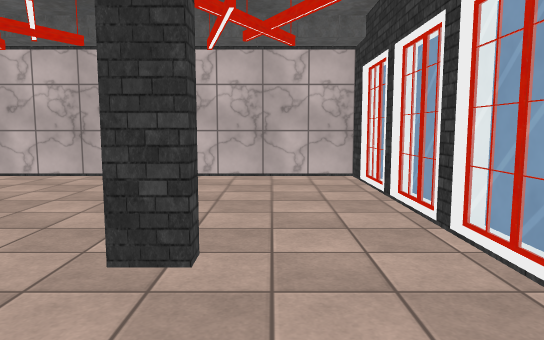
[1] (above)

15 first-person views from a walk through a scene from a Unity 3-D project. The camera is 1.3 m above the floor, tilts 6° down and sees 70° across. The floor is counted in squares, 1 m on a side. Each view is taken from the middle of a square. On the plan, view 1 faces up. The plan holds only what a view shows up to about 16 squares ahead; the rest is blank. The player is left out. Some surface patterns are stand-ins.

[2]
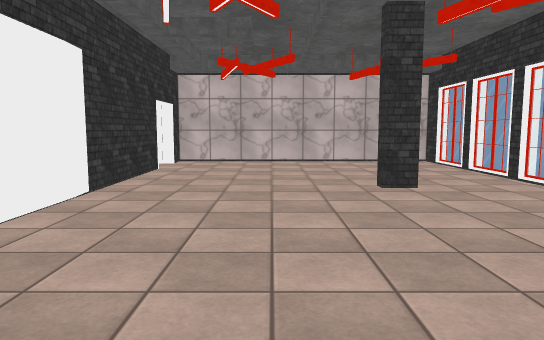

[3]
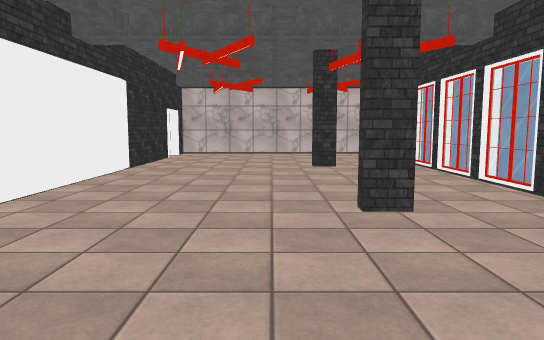

[4]
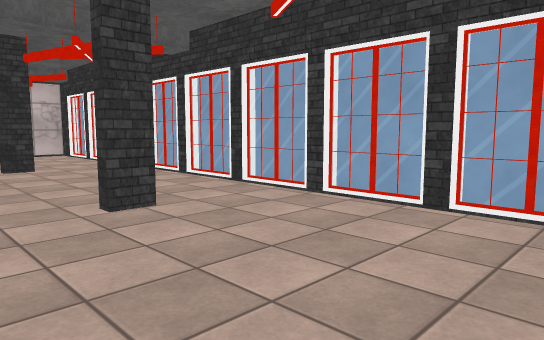

[5]
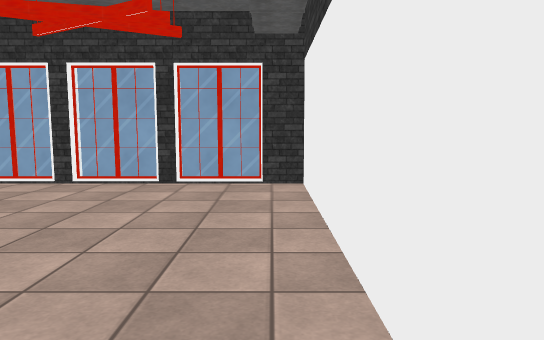

[6]
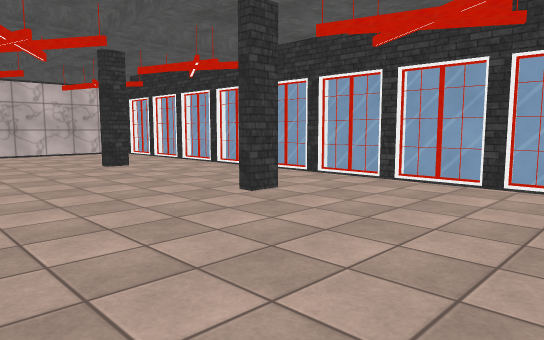

[7]
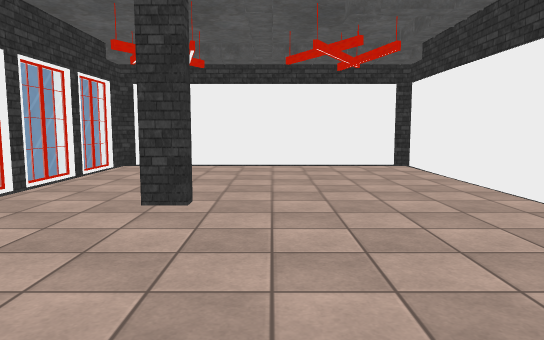

[8]
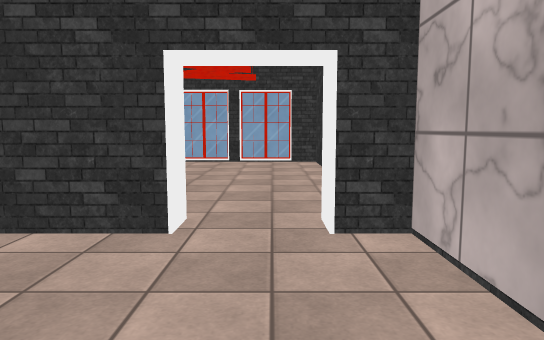

[9]
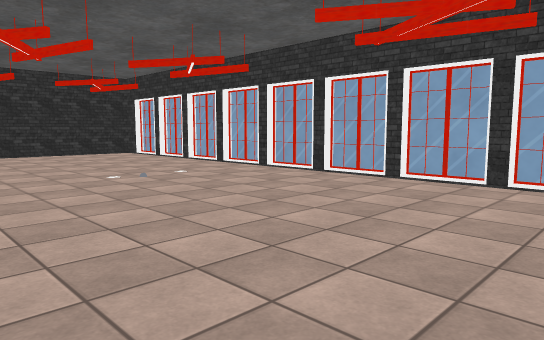

[10]
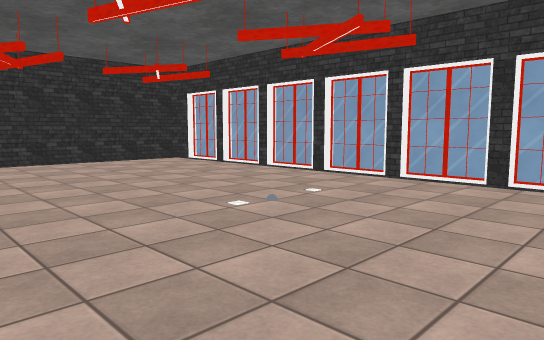

[11]
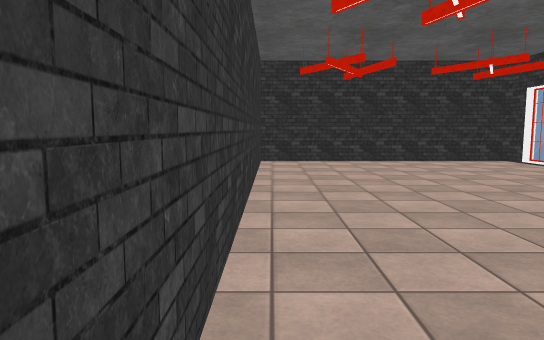

[12]
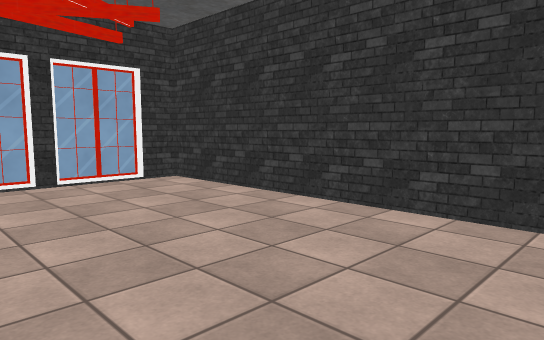

[13]
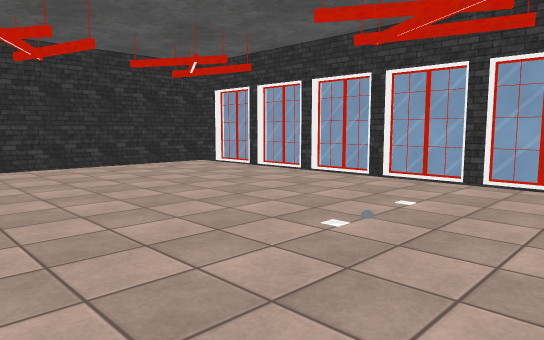

[14]
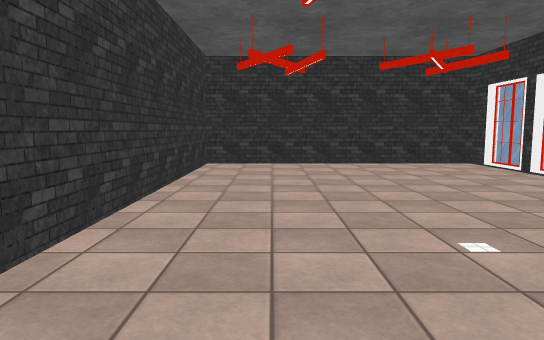

[15]
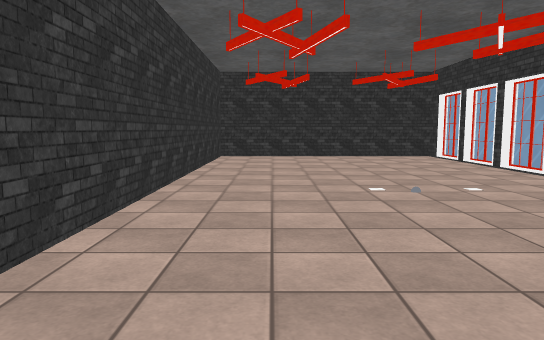

### Floor plan
Ten units are one square. View 1 is at (0, 0); x grows to the right and y downward. Boxes are objects, and circles mark ways between rooms. Rooms are numbered by the first view taken in them; rooms with no view inside come last. Other rooms are left out.
<svg viewBox="-193 -112 226 224">
<path fill="none" stroke="#000" d="M-8 40 -16 40 -16 35 -8 35M-8 -40 -8 -35 -16 -35 -16 -40M23 -11 23 -19M23 21 23 -2M27 -22 23 -22 23 -27M23 -31 23 -52M27 28 22 28M23 -56 23 -70M27 -72 23 -72 23 -77M-86 -78 -77 -78 -77 107 23 107 23 23M28 78 21 78M23 -95 23 -107 -77 -107 -77 -97 -86 -97M22 98 27 98M-186 -3 -186 2M-188 4 -188 22M-186 22 -186 27M-188 -21 -188 -3M-186 -28 -186 -23M-188 30 -188 47M-186 47 -186 52M-188 -46 -188 -28M-186 -53 -186 -48M-188 56 -188 72M-186 72 -186 77M-188 -73 -188 -53M-186 -78 -186 -73M-188 81 -188 97M-186 97 -186 107 -86 107 -86 -46M-188 -99 -188 -78M-99 -107 -186 -107 -186 -98"/>
<circle cx="-80" cy="-85" r="3" fill="#2a7"/>
<text x="-30" y="0">1</text>
<text x="-140" y="0">2</text>
</svg>
Room 1 opens to room 2.

Where each view was taken, in squares from view 1:
view 1: 0 up, 0 right, facing up
view 2: 5 down, 4 left, facing up
view 3: 10 down, 3 left, facing up
view 4: 10 down, 4 left, facing up-right
view 5: 10 down, 7 left, facing right
view 6: 10 down, 7 left, facing up-right
view 7: 3 up, 3 left, facing down
view 8: 9 up, 3 left, facing left
view 9: 10 up, 9 left, facing down-left
view 10: 5 up, 9 left, facing down-left
view 11: 5 up, 9 left, facing down
view 12: 5 up, 9 left, facing up-left
view 13: 3 up, 9 left, facing down-left
view 14: 4 up, 11 left, facing down
view 15: 8 up, 11 left, facing down
